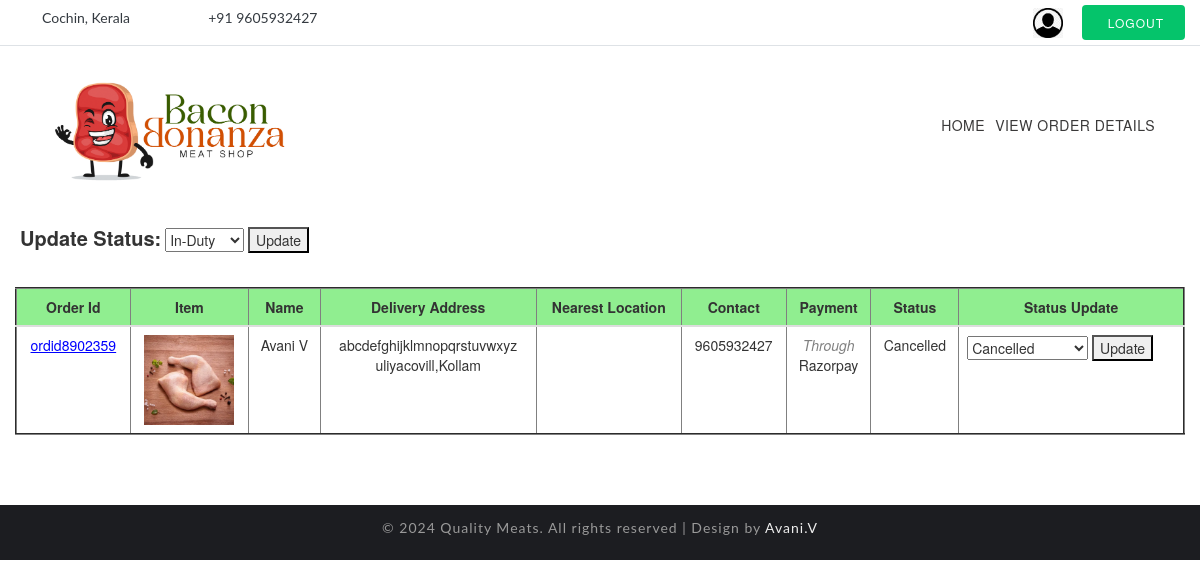
Screenshot of /del_order_view (signed in) with the database file from the repository.
### meatapp/models.py (models this page shows)
class d_register(models.Model):
    df_name = models.CharField(max_length=10)
    dl_name = models.CharField(max_length=15)
    d_email = models.EmailField()
    d_adrs = models.CharField(max_length=50)
    d_phno = models.IntegerField()
    d_img = models.FileField()
    d_lcnc = models.FileField()
    d_bio = models.FileField()
    d_username = models.CharField(max_length=10, unique=True)
    d_password = models.CharField(max_length=10)
    STATUS_CHOICES = [
        ('available', 'Available'),
        ('in-duty', 'In-Duty'),
        ('off-duty', 'Off-Duty'),
    ]
    d_status = models.CharField(max_length=10, choices=STATUS_CHOICES, default='off-duty')

class Order(models.Model):
    customer = models.ForeignKey(u_register, on_delete=models.CASCADE)
    cart = models.ForeignKey(Cart, on_delete=models.CASCADE, null=True,blank=True)  # Adjust according to your requirements
    product = models.ForeignKey(add_product, on_delete=models.CASCADE)
    delivery_person = models.ForeignKey(d_register, on_delete=models.SET_NULL, null=True, blank=True)
    so_fname = models.CharField(max_length=20, null=False)
    so_lname = models.CharField(max_length=20)
    so_email = models.EmailField(null=False)
    so_phone = models.IntegerField(null=False)
    so_address = models.TextField(null=False)
    so_district = models.CharField(max_length=20, null=False)
    so_city = models.CharField(max_length=20, null=False)
    so_pincode = models.IntegerField(null=False)
    add_message = models.CharField(max_length=250)
    order_status = (
        ('Pending', 'Pending'),
        ('Out For Shipping', 'Out For Shipping'),
        ('Delivered', 'Delivered'),
        ('Cancelled', 'Cancelled'),
    )
    status = models.CharField(max_length=150, choices=order_status, default='Pending')
    quantity = models.IntegerField(null=False)
    total_price = models.FloatField(null=False)
    payment_mode = models.CharField(max_length=150, null=False)
    payment_id = models.CharField(max_length=150, null=True)
    order_id = models.CharField(max_length=150, null=False)
    tracking_no = models.CharField(max_length=150, null=True)
    created_at = models.DateTimeField(auto_now_add=True)
    updated_at = models.DateTimeField(auto_now=True)

class add_product(models.Model):
    pro_id = models.CharField(max_length=10)
    pro_name = models.CharField(max_length=20)
    description = models.CharField(max_length=150)
    quantity = models.IntegerField()
    price = models.IntegerField()
    pro_img = models.FileField()

class u_register(models.Model):
    u_name = models.CharField(max_length=20)
    email = models. EmailField()
    u_phno = models.IntegerField()
    u_img = models.FileField()
    username = models.CharField(max_length=10,unique=True)
    password = models.CharField(max_length=10)
    u_address = models.CharField(max_length=100)
    u_district = models.CharField(max_length=20)
    u_city = models.CharField(max_length=20)
    u_pincode = models.IntegerField()

### meatapp/views.py (the view)
# urls.py: path('del_order_view', views.del_view_orders),
def del_view_orders(request):
    if 'did' in request.session:
        delivery_person = d_register.objects.get(d_username=request.session['did'])
        if request.method == 'POST':
            status = request.POST.get('d_status')
            delivery_person.d_status = status
            delivery_person.save()
            return redirect(del_view_orders)
        orders = Order.objects.filter(delivery_person=delivery_person)
        return render(request, 'del_view_order.html', {'order': orders, 'delivery_person': delivery_person})
    return redirect(login_del)

### template/del_view_order.html (shortened to what this page needs)
<!DOCTYPE html>
<html lang="en">
{% load static %}
<head>
    <link rel="stylesheet" href="{% static 'css/bootstrap.css' %}">
    <link href="{% static 'css/css_slider.css' %}" type="text/css" rel="stylesheet" media="all">
    <link rel="stylesheet" href="{% static 'css/style.css' %}" type="text/css" media="all">
    <link href="https://maxcdn.bootstrapcdn.com/bootstrap/3.4.1/css/bootstrap.min.css" rel="stylesheet">
</head>
<body>
    <header id="home">
        <div class="top-bar py-2 border-bottom">
            <div class="container">
                <div class="row middle-flex">
                    <div class="col-xl-7 col-md-5 top-social-agile mb-md-0 mb-1 text-lg-left text-center">
                        <div class="row">
                            <div class="col-xl-3 col-6 header-top_w3layouts">
                                <p class="text-da">Cochin, Kerala</p>
                            </div>
                            <div class="col-xl-3 col-6 header-top_w3layouts">
                                <p class="text-da">+91 9605932427</p>
                            </div>
                        </div>
                    </div>
                    <div class="col-xl-5 col-md-7 top-social-agile text-md-right text-center pr-sm-0 mt-md-0 mt-2">
                        <div class="row middle-flex">
                            <div class="col-lg-12 col-4 top-w3layouts p-md-0 text-right">
                                <a href="del_profile" style="margin-right:15px;">
                                    <img src="{% static 'images/user-profile.png' %}" height="30px" width="30px">
                                </a>
                                <a href="home" class="btn login-button-2 text-uppercase text-wh">
                                    Logout</a>
                            </div>
                        </div>
                    </div>
                </div>
            </div>
        </div>
    </header>
    <div class="main-top py-1">
        <div class="container">
            <div class="nav-content">
                <h1><a id="logo" class="logo" href="">
                    <img style="padding-left:5px;" src="{% static 'images/logo1.jpg' %}" height="350px" width="250px" alt="logo1" class="img-fluid">
                </a></h1>
                <div class="nav_web-dealingsls">
                    <nav>
                        <ul class="menu">
                            <li><a href="delboy_home">Home</a></li>
                            <li><a href="#">View Order Details</a></li>
                        </ul>
                    </nav>
                </div>
            </div>
        </div>
    </div>
<form action="" method="POST" style="margin-top:20px;">
    <label for="d_status" style="margin-left:20px; font-size:20px;">Update Status: </label>
    <select name="d_status">
        <option value="in-duty" {% if delivery_person.d_status == "in-duty" %}selected{% endif %}>In-Duty</option>
    </select>
    <button type="submit">Update</button>
</form>
<div class="map-full">
    <div class="contact-box">
        <div class="container-fluid">
            <table class="table table-stripped mt-5" border="2">
                <thead>
                    <tr style="background-color:lightgreen;">
                        <th><center>Order Id</center></th>
                        <th><center>Item</center></th>
                        <th><center>Name</center></th>
                        <th><center>Delivery Address</center></th>
                        <th><center>Nearest Location</center></th>
                        <th><center>Contact</center></th>
                        <th><center>Payment</center></th>
                        <th><center>Status</center></th>
                        <th><center>Status Update</center></th>
                    </tr>
                </thead>
                <tbody>
                    {% for i in order %}
                    <tr>
                        <td style="color:blue;"><center><u>{{i.order_id}}</u></center></td>
                        <td><center><img src="{{i.product.pro_img.url}}" height="90" width="90"></center></td>
                        <td><center>{{i.customer.u_name}}</center></td>
                        <td><center>{{i.customer.u_address}}<br>{{i.customer.u_city}},{{i.customer.u_district}}</center></td>
                        <td><center>{{i.add_message}}</center></td>
                        <td><center>{{i.customer.u_phno}}</center></td>
                        <td><center><i style="color:gray;">Through</i><br>{{i.payment_mode}}</center></td>
                        <td><center>{{i.status}}</center></td>
                        <td>
                            <form method="POST" action="statusup/{{i.id}}">
                                <select name="status">
                                    <option value="Cancelled" {% if i.status == "Cancelled" %}selected{% endif %}>Cancelled</option>
                                </select>
                                <button type="submit">Update</button>
                            </form>
                        </td>
                    </tr>
                    {% endfor %}
                </tbody>
            </table>
        </div>
    </div>
</div>
    <div class="cpy-right text-center py-3" style="margin-top:50px;">
        <p>© 2024 Quality Meats. All rights reserved | Design by <a href="#">Avani.V</a></p>
    </div>
</body>
</html>

### static/css/style.css (style rules this page uses)
body { padding: 0; margin: 0; background: #FFF; font-family: 'Lato', sans-serif; }
h1, h2, h3, h4, h5, h6 { margin: 0; padding: 0; font-family: 'Barlow Semi Condensed', sans-serif; }
p { margin: 0; padding: 0; font-size: 17px; line-height: 25px; color: #999; font-family: 'Lato', sans-serif; font-weight: normal; }
ul, ol { margin: 0; padding: 0; }
label { margin: 0; }
.text-wh { color: #fff; }
.text-da { color: #343a40; }
html { scroll-behavior: smooth; }
.header-top_w3layouts { padding: 0 .5em; }
nav li:last-child { margin: 0; }
.header-top_w3layouts p, .header-w3layouts p, .top-w3layouts p { font-size: 14px; }
a.login-button-2 { letter-spacing: 1px; font-size: 12px; background: #05c46b; padding: 8px 20px; border-radius: 4px; color: #fff; }
.middle-flex { align-items: center; }
.nav-content { display: flex; align-items: center; }
.nav_web-dealingsls { margin-left: auto; }
nav { margin: 0; padding: 0; }
nav:after { content: ""; display: table; clear: both; }
nav ul { padding: 0; margin: 0; list-style: none; position: relative; }
nav ul li { display: inline-block; float: left; }
nav li { margin: 0 10px; }
nav a { color: #3a3939; font-weight: 400; font-size: 14px; display: inline-block; text-transform: uppercase; letter-spacing: .5px; }
li>a:only-child:after { content: ''; }
a.logo { color: #3a3939; font-size: 40px; padding: 0; font-weight: bold; position: relative; }
.cpy-right { background: #1c1d21; }
.cpy-right p { letter-spacing: 1px; font-size: 14px; }
.cpy-right p a { color: #eee; }

### rows the page displays
d_register: d_status "In-Duty"
Order: order_id "ordid8902359", product.pro_img (picture), customer.u_name "Avani V", customer.u_address "abcdefghijklmnopqrstuvwxyz", customer.u_city "uliyacovill", customer.u_district "Kollam", customer.u_phno "9605932427", payment_mode "Razorpay", status "Cancelled"
